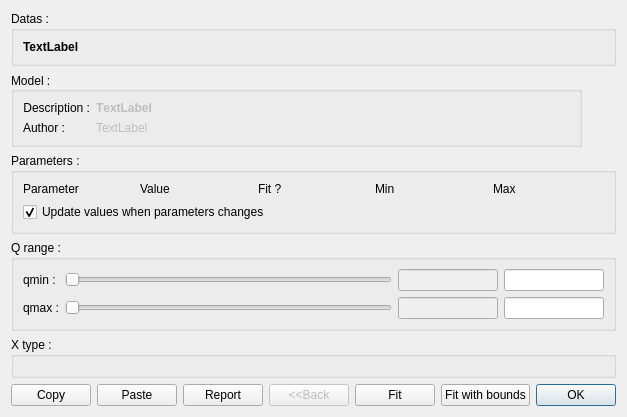
<?xml version="1.0" encoding="UTF-8"?>
<ui version="4.0">
 <class>dlgModel</class>
 <widget class="QDialog" name="dlgModel">
  <property name="windowModality">
   <enum>Qt::NonModal</enum>
  </property>
  <property name="geometry">
   <rect>
    <x>0</x>
    <y>0</y>
    <width>589</width>
    <height>376</height>
   </rect>
  </property>
  <property name="windowTitle">
   <string>Dialog</string>
  </property>
  <layout class="QVBoxLayout" name="verticalLayout">
   <property name="sizeConstraint">
    <enum>QLayout::SetFixedSize</enum>
   </property>
   <item>
    <widget class="QGroupBox" name="groupBox_2">
     <property name="title">
      <string>Datas :</string>
     </property>
     <layout class="QVBoxLayout" name="verticalLayout_4">
      <item>
       <widget class="QLabel" name="labelDatas">
        <property name="font">
         <font>
          <weight>75</weight>
          <italic>false</italic>
          <bold>true</bold>
         </font>
        </property>
        <property name="text">
         <string>TextLabel</string>
        </property>
       </widget>
      </item>
     </layout>
    </widget>
   </item>
   <item>
    <widget class="QGroupBox" name="groupBox">
     <property name="minimumSize">
      <size>
       <width>0</width>
       <height>70</height>
      </size>
     </property>
     <property name="maximumSize">
      <size>
       <width>571</width>
       <height>95</height>
      </size>
     </property>
     <property name="title">
      <string>Model :</string>
     </property>
     <property name="alignment">
      <set>Qt::AlignLeading|Qt::AlignLeft|Qt::AlignVCenter</set>
     </property>
     <layout class="QFormLayout" name="formLayout">
      <item row="0" column="0">
       <widget class="QLabel" name="label_3">
        <property name="text">
         <string>Description :</string>
        </property>
        <property name="alignment">
         <set>Qt::AlignRight|Qt::AlignTrailing|Qt::AlignVCenter</set>
        </property>
       </widget>
      </item>
      <item row="0" column="1">
       <widget class="QLabel" name="labelDescription">
        <property name="enabled">
         <bool>false</bool>
        </property>
        <property name="palette">
         <palette>
          <active>
           <colorrole role="Mid">
            <brush brushstyle="SolidPattern">
             <color alpha="255">
              <red>170</red>
              <green>0</green>
              <blue>0</blue>
             </color>
            </brush>
           </colorrole>
           <colorrole role="Text">
            <brush brushstyle="SolidPattern">
             <color alpha="255">
              <red>170</red>
              <green>0</green>
              <blue>0</blue>
             </color>
            </brush>
           </colorrole>
          </active>
          <inactive>
           <colorrole role="Mid">
            <brush brushstyle="SolidPattern">
             <color alpha="255">
              <red>170</red>
              <green>0</green>
              <blue>0</blue>
             </color>
            </brush>
           </colorrole>
           <colorrole role="Text">
            <brush brushstyle="SolidPattern">
             <color alpha="255">
              <red>170</red>
              <green>0</green>
              <blue>0</blue>
             </color>
            </brush>
           </colorrole>
          </inactive>
          <disabled>
           <colorrole role="Mid">
            <brush brushstyle="SolidPattern">
             <color alpha="255">
              <red>170</red>
              <green>0</green>
              <blue>0</blue>
             </color>
            </brush>
           </colorrole>
           <colorrole role="Text">
            <brush brushstyle="SolidPattern">
             <color alpha="255">
              <red>120</red>
              <green>120</green>
              <blue>120</blue>
             </color>
            </brush>
           </colorrole>
          </disabled>
         </palette>
        </property>
        <property name="font">
         <font>
          <weight>75</weight>
          <bold>true</bold>
          <kerning>false</kerning>
         </font>
        </property>
        <property name="text">
         <string>TextLabel</string>
        </property>
       </widget>
      </item>
      <item row="1" column="0">
       <widget class="QLabel" name="label_5">
        <property name="text">
         <string>Author :</string>
        </property>
        <property name="alignment">
         <set>Qt::AlignRight|Qt::AlignTrailing|Qt::AlignVCenter</set>
        </property>
       </widget>
      </item>
      <item row="1" column="1">
       <widget class="QLabel" name="labelAuthor">
        <property name="enabled">
         <bool>false</bool>
        </property>
        <property name="text">
         <string>TextLabel</string>
        </property>
       </widget>
      </item>
     </layout>
    </widget>
   </item>
   <item>
    <widget class="QGroupBox" name="gbParameters">
     <property name="title">
      <string>Parameters :</string>
     </property>
     <layout class="QVBoxLayout" name="verticalLayout_3">
      <item>
       <layout class="QGridLayout" name="gridParameters">
        <item row="0" column="1">
         <widget class="QLabel" name="label_6">
          <property name="text">
           <string>Value</string>
          </property>
         </widget>
        </item>
        <item row="0" column="2">
         <widget class="QLabel" name="label_7">
          <property name="text">
           <string>Fit ?</string>
          </property>
         </widget>
        </item>
        <item row="0" column="3">
         <widget class="QLabel" name="label_8">
          <property name="text">
           <string>Min</string>
          </property>
         </widget>
        </item>
        <item row="0" column="4">
         <widget class="QLabel" name="label_9">
          <property name="text">
           <string>Max</string>
          </property>
         </widget>
        </item>
        <item row="0" column="0">
         <widget class="QLabel" name="label_4">
          <property name="text">
           <string>Parameter</string>
          </property>
         </widget>
        </item>
       </layout>
      </item>
      <item>
       <widget class="QCheckBox" name="updateFit">
        <property name="text">
         <string>Update values when parameters changes</string>
        </property>
        <property name="checked">
         <bool>true</bool>
        </property>
       </widget>
      </item>
     </layout>
    </widget>
   </item>
   <item>
    <widget class="QGroupBox" name="groupBox_3">
     <property name="title">
      <string>Q range :</string>
     </property>
     <layout class="QGridLayout" name="gridLayout">
      <item row="0" column="1">
       <layout class="QGridLayout" name="gridLayout_3">
        <item row="0" column="0">
         <widget class="QLabel" name="label">
          <property name="text">
           <string>qmin :</string>
          </property>
         </widget>
        </item>
        <item row="1" column="1">
         <widget class="QSlider" name="sliderQmax">
          <property name="orientation">
           <enum>Qt::Horizontal</enum>
          </property>
         </widget>
        </item>
        <item row="1" column="0">
         <widget class="QLabel" name="label_2">
          <property name="text">
           <string>qmax :</string>
          </property>
         </widget>
        </item>
        <item row="0" column="1">
         <widget class="QSlider" name="sliderQmin">
          <property name="orientation">
           <enum>Qt::Horizontal</enum>
          </property>
         </widget>
        </item>
        <item row="0" column="2">
         <widget class="QLineEdit" name="editQmin">
          <property name="enabled">
           <bool>false</bool>
          </property>
          <property name="sizePolicy">
           <sizepolicy hsizetype="Fixed" vsizetype="Fixed">
            <horstretch>0</horstretch>
            <verstretch>0</verstretch>
           </sizepolicy>
          </property>
          <property name="minimumSize">
           <size>
            <width>50</width>
            <height>0</height>
           </size>
          </property>
          <property name="maximumSize">
           <size>
            <width>100</width>
            <height>16777215</height>
           </size>
          </property>
         </widget>
        </item>
        <item row="1" column="2">
         <widget class="QLineEdit" name="editQmax">
          <property name="enabled">
           <bool>false</bool>
          </property>
          <property name="sizePolicy">
           <sizepolicy hsizetype="Fixed" vsizetype="Fixed">
            <horstretch>0</horstretch>
            <verstretch>0</verstretch>
           </sizepolicy>
          </property>
          <property name="minimumSize">
           <size>
            <width>50</width>
            <height>0</height>
           </size>
          </property>
          <property name="maximumSize">
           <size>
            <width>100</width>
            <height>16777215</height>
           </size>
          </property>
         </widget>
        </item>
        <item row="0" column="3">
         <widget class="QLineEdit" name="editQminVal">
          <property name="minimumSize">
           <size>
            <width>30</width>
            <height>0</height>
           </size>
          </property>
          <property name="maximumSize">
           <size>
            <width>100</width>
            <height>16777215</height>
           </size>
          </property>
         </widget>
        </item>
        <item row="1" column="3">
         <widget class="QLineEdit" name="editQmaxVal">
          <property name="maximumSize">
           <size>
            <width>100</width>
            <height>16777215</height>
           </size>
          </property>
         </widget>
        </item>
       </layout>
      </item>
     </layout>
    </widget>
   </item>
   <item>
    <widget class="QGroupBox" name="groupPlotExp">
     <property name="title">
      <string>X type :</string>
     </property>
     <layout class="QVBoxLayout" name="verticalLayout_2">
      <item>
       <layout class="QGridLayout" name="gridLayoutPlotExp"/>
      </item>
     </layout>
    </widget>
   </item>
   <item>
    <layout class="QGridLayout" name="gridLayout_4">
     <item row="0" column="5">
      <widget class="QPushButton" name="btnFit">
       <property name="text">
        <string>Fit</string>
       </property>
       <property name="flat">
        <bool>false</bool>
       </property>
      </widget>
     </item>
     <item row="0" column="6">
      <widget class="QPushButton" name="btnFitBounds">
       <property name="text">
        <string>Fit with bounds</string>
       </property>
      </widget>
     </item>
     <item row="0" column="3">
      <widget class="QPushButton" name="btnReport">
       <property name="text">
        <string>Report</string>
       </property>
      </widget>
     </item>
     <item row="0" column="2">
      <widget class="QPushButton" name="btnPaste">
       <property name="text">
        <string>Paste</string>
       </property>
      </widget>
     </item>
     <item row="0" column="1">
      <widget class="QPushButton" name="btnCopy">
       <property name="text">
        <string>Copy</string>
       </property>
      </widget>
     </item>
     <item row="0" column="7">
      <widget class="QDialogButtonBox" name="buttonBox">
       <property name="layoutDirection">
        <enum>Qt::LeftToRight</enum>
       </property>
       <property name="orientation">
        <enum>Qt::Horizontal</enum>
       </property>
       <property name="standardButtons">
        <set>QDialogButtonBox::Ok</set>
       </property>
       <property name="centerButtons">
        <bool>false</bool>
       </property>
      </widget>
     </item>
     <item row="0" column="4">
      <widget class="QPushButton" name="btnBack">
       <property name="enabled">
        <bool>false</bool>
       </property>
       <property name="text">
        <string>&lt;&lt;Back</string>
       </property>
      </widget>
     </item>
    </layout>
   </item>
  </layout>
 </widget>
 <resources/>
 <connections>
  <connection>
   <sender>buttonBox</sender>
   <signal>accepted()</signal>
   <receiver>dlgModel</receiver>
   <slot>accept()</slot>
   <hints>
    <hint type="sourcelabel">
     <x>248</x>
     <y>254</y>
    </hint>
    <hint type="destinationlabel">
     <x>157</x>
     <y>274</y>
    </hint>
   </hints>
  </connection>
  <connection>
   <sender>buttonBox</sender>
   <signal>rejected()</signal>
   <receiver>dlgModel</receiver>
   <slot>reject()</slot>
   <hints>
    <hint type="sourcelabel">
     <x>316</x>
     <y>260</y>
    </hint>
    <hint type="destinationlabel">
     <x>286</x>
     <y>274</y>
    </hint>
   </hints>
  </connection>
 </connections>
</ui>
